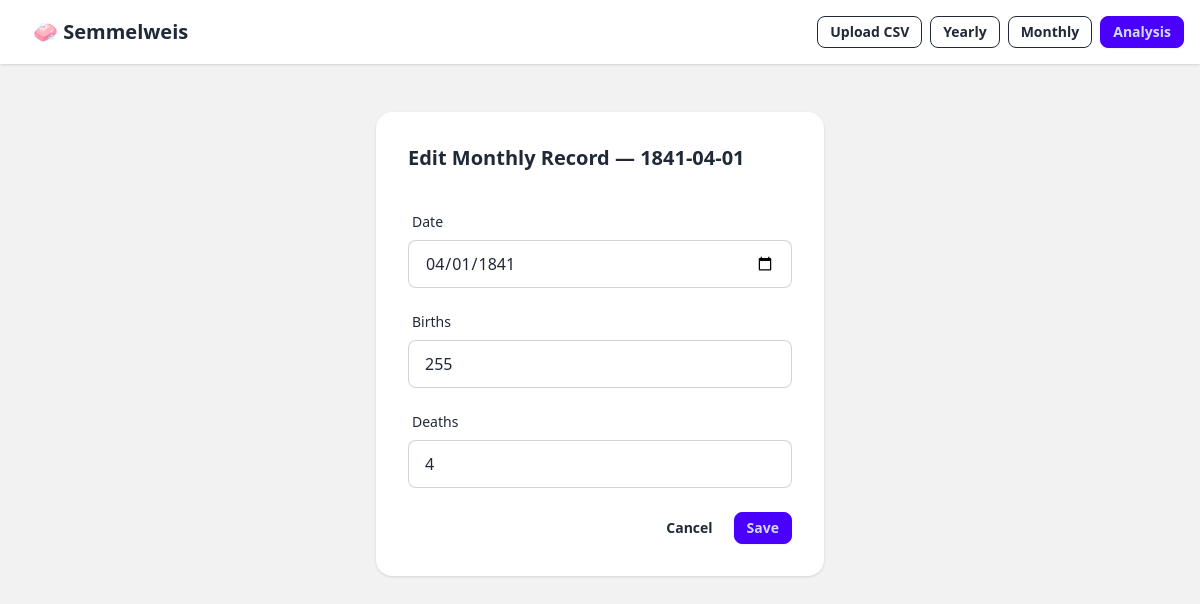
/monthly/4/edit/, run on the app's committed database.
### analysis/models.py (models this page shows, shortened)
class MonthlyRecord(models.Model):
    date   = models.DateField()   # first day of the reported month, e.g. 1841-01-01
    births = models.IntegerField()
    deaths = models.IntegerField()
    HANDWASHING_START = "1847-06-01"
    class Meta:
        ordering = ["date"]
    def __str__(self):
        return str(self.date)

### analysis/views.py (the view)
# urls.py: path("monthly/<int:pk>/edit/",   views.MonthlyUpdateView.as_view(), name="monthly-update"),
class MonthlyUpdateView(UpdateView):
    model         = MonthlyRecord
    form_class    = MonthlyRecordForm
    template_name = "analysis/monthly_form.html"
    success_url   = reverse_lazy("analysis:monthly-list")
    def get_context_data(self, **kwargs):
        ctx = super().get_context_data(**kwargs)
        ctx["title"]      = f"Edit Monthly Record — {self.object}"
        ctx["cancel_url"] = reverse_lazy("analysis:monthly-list")
        return ctx

### analysis/forms.py
class MonthlyRecordForm(forms.ModelForm):
    class Meta:
        model  = MonthlyRecord
        fields = ["date", "births", "deaths"]
        widgets = {
            "date":   forms.DateInput(attrs={"type": "date", "class": "input input-bordered w-full"}),
            "births": forms.NumberInput(attrs={"class": "input input-bordered w-full"}),
            "deaths": forms.NumberInput(attrs={"class": "input input-bordered w-full"}),
        }

### templates/analysis/monthly_form.html (shortened to what this page needs)
{% extends "base.html" %}
{% block content %}
<div class="card bg-base-100 shadow max-w-md mx-auto mt-8">
  <div class="card-body">
    <h2 class="card-title">{{ title }}</h2>
    <form method="post" class="space-y-4 mt-2">
      {% for field in form %}
        <div class="form-control">
          <label class="label">
            <span class="label-text font-medium">{{ field.label }}</span>
          </label>
          {{ field }}
        </div>
      {% endfor %}
      <div class="card-actions justify-end pt-2">
        <a href="{{ cancel_url }}" class="btn btn-ghost btn-sm">Cancel</a>
        <button class="btn btn-primary btn-sm">Save</button>
      </div>
    </form>
  </div>
</div>
{% endblock %}

### data on the page
MonthlyRecord: form "04/01/1841" "255" "4"

### other printed values
{{ title }} "Edit Monthly Record — 1841-04-01"
{{ field.label }} "Date" "Births" "Deaths"
